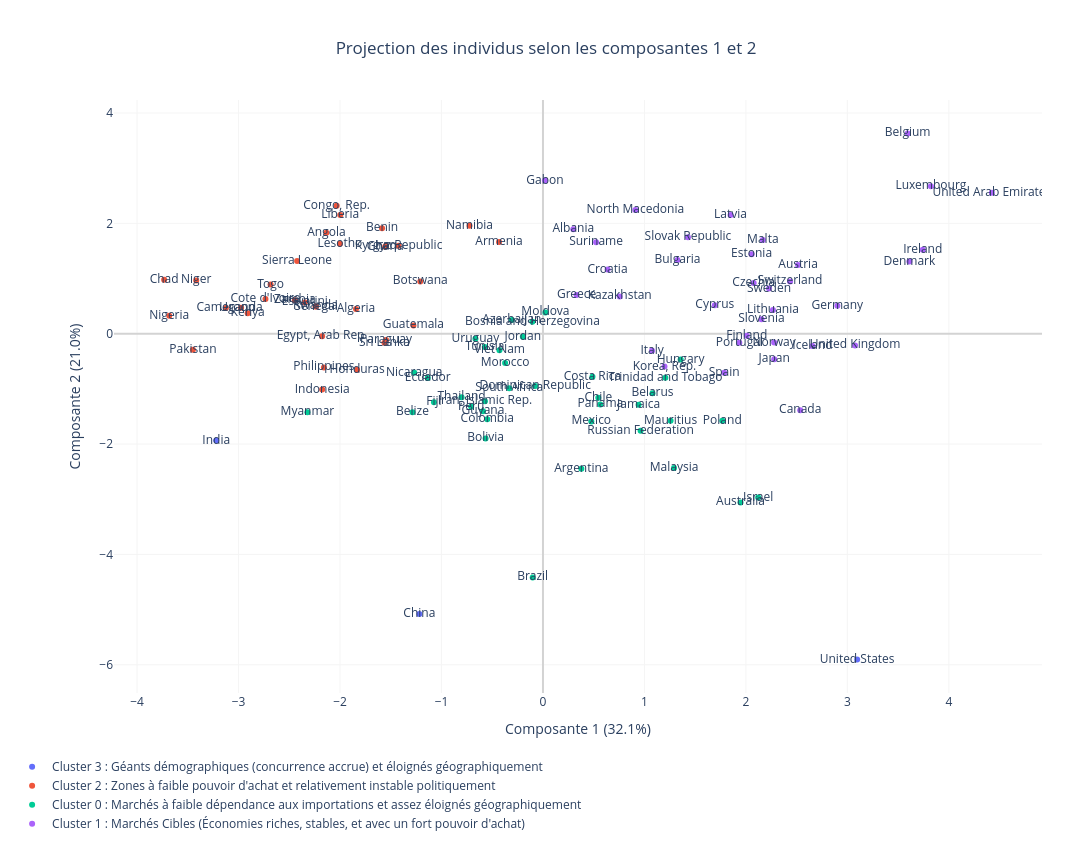

The notebook cell saved with this chart:
### Code cell
# # Définition d'un dictionnaire pour nommer les clusters de manière plus parlante
noms_clusters = {
    0: "Cluster 0 : Marchés à faible dépendance aux importations et assez éloignés géographiquement",
    1: "Cluster 1 : Marchés Cibles (Économies riches, stables, et avec un fort pouvoir d'achat)",
    2: "Cluster 2 : Zones à faible pouvoir d'achat et relativement instable politiquement",
    3: "Cluster 3 : Géants démographiques (concurrence accrue) et éloignés géographiquement",
}

df['KCluster4'] = df['Cluster4'].map(noms_clusters)

df['F1'] = X_projected[:, 0]
df['F2'] = X_projected[:, 1]

fig_projection_categ = px.scatter(
    df, 
    x='F1', 
    y='F2', 
    color='KCluster4', 
    hover_name='Zone',
    text='Zone',
    template='plotly_white')
fig_projection_categ.update_layout(
    width=1400,
    height=850,
    title={
        'text': "Projection des individus selon les composantes 1 et 2",
        'y':0.95,
        'x':0.5,
        'xanchor': 'center',
        'yanchor': 'top'
        },
    xaxis=dict(
        title=f"Composante 1 ({variance_expliquee[0]:.1f}%)",
        zeroline=True, zerolinewidth=2, zerolinecolor='LightGrey', 
        showgrid=True,
        gridcolor='whitesmoke'
    ),
    yaxis=dict(
        title=f"Composante 2 ({variance_expliquee[1]:.1f}%)",
        zeroline=True, zerolinewidth=2, zerolinecolor='LightGrey', 
        showgrid=True,
        gridcolor='whitesmoke'
    ),
    legend=dict(
        orientation="h",
        xanchor="center",
        x=0.2,
        maxheight=0.35,
        title_text=""
    ),
    margin=dict(l=50, r=50, b=50, t=100)
)
fig_projection_categ.show()

### Figure 1 — Plotly figure (JSON) as saved in the notebook; plotly's stock layout.template omitted (floating-point values rounded to 4 significant figures)
{"data": [{"hovertemplate": "<b>%{hovertext}</b><br><br>KCluster4=Cluster 3 : Géants démographiques (concurrence accrue) et éloignés géographiquement<br>F1=%{x}<br>F2=%{y}<br>Zone=%{text}<extra></extra>", "hovertext": ["China", "India", "United States"], "legendgroup": "Cluster 3 : Géants démographiques (concurrence accrue) et éloignés géographiquement", "marker": {"color": "#636efa", "symbol": "circle"}, "mode": "markers+text", "name": "Cluster 3 : Géants démographiques (concurrence accrue) et éloignés géographiquement", "orientation": "v", "showlegend": true, "text": ["China", "India", "United States"], "type": "scatter", "x": [-1.218, -3.22, 3.096], "xaxis": "x", "y": [-5.08, -1.935, -5.906], "yaxis": "y"}, {"hovertemplate": "<b>%{hovertext}</b><br><br>KCluster4=Cluster 2 : Zones à faible pouvoir d'achat et relativement instable politiquement<br>F1=%{x}<br>F2=%{y}<br>Zone=%{text}<extra></extra>", "hovertext": ["Indonesia", "Pakistan", "Nigeria", "Philippines", "Egypt, Arab Rep.", "Kenya", "Algeria", "Uganda", "Iraq", "Angola", "Ghana", "Cameroon", "Cote d'Ivoire", "Niger", "Sri Lanka", "Guatemala", "Zambia", "Senegal", "Chad", "Rwanda", "Benin", "Honduras", "Togo", "Sierra Leone", "Paraguay", "Kyrgyz Republic", "Congo, Rep.", "Liberia", "Armenia", "Namibia", "Botswana", "Lesotho", "Eswatini"], "legendgroup": "Cluster 2 : Zones à faible pouvoir d'achat et relativement instable politiquement", "marker": {"color": "#EF553B", "symbol": "circle"}, "mode": "markers+text", "name": "Cluster 2 : Zones à faible pouvoir d'achat et relativement instable politiquement", "orientation": "v", "showlegend": true, "text": ["Indonesia", "Pakistan", "Nigeria", "Philippines", "Egypt, Arab Rep.", "Kenya", "Algeria", "Uganda", "Iraq", "Angola", "Ghana", "Cameroon", "Cote d'Ivoire", "Niger", "Sri Lanka", "Guatemala", "Zambia", "Senegal", "Chad", "Rwanda", "Benin", "Honduras", "Togo", "Sierra Leone", "Paraguay", "Kyrgyz Republic", "Congo, Rep.", "Liberia", "Armenia", "Namibia", "Botswana", "Lesotho", "Eswatini"], "type": "scatter", "x": [-2.176, -3.45, -3.683, -2.159, -2.176, -2.91, -1.842, -2.975, -1.547, -2.134, -1.555, -3.125, -2.735, -3.417, -1.562, -1.277, -2.445, -2.237, -3.733, -2.242, -1.585, -1.832, -2.684, -2.423, -1.546, -1.423, -2.033, -1.998, -0.4329, -0.7238, -1.209, -2.001, -2.347], "xaxis": "x", "y": [-1.012, -0.2922, 0.3247, -0.611, -0.04484, 0.3718, 0.4494, 0.4718, 1.596, 1.829, 1.576, 0.4671, 0.6275, 0.9654, -0.1614, 0.1506, 0.6054, 0.4932, 0.9774, 0.4943, 1.911, -0.6523, 0.8913, 1.318, -0.1149, 1.596, 2.32, 2.152, 1.661, 1.957, 0.9479, 1.633, 0.5681], "yaxis": "y"}, {"hovertemplate": "<b>%{hovertext}</b><br><br>KCluster4=Cluster 0 : Marchés à faible dépendance aux importations et assez éloignés géographiquement<br>F1=%{x}<br>F2=%{y}<br>Zone=%{text}<extra></extra>", "hovertext": ["Brazil", "Russian Federation", "Mexico", "Viet Nam", "Iran, Islamic Rep.", "Thailand", "South Africa", "Myanmar", "Colombia", "Argentina", "Poland", "Morocco", "Peru", "Malaysia", "Australia", "Chile", "Ecuador", "Tunisia", "Bolivia", "Dominican Republic", "Azerbaijan", "Jordan", "Hungary", "Belarus", "Israel", "Nicaragua", "Costa Rica", "Panama", "Moldova", "Uruguay", "Bosnia and Herzegovina", "Jamaica", "Trinidad and Tobago", "Mauritius", "Fiji", "Guyana", "Belize"], "legendgroup": "Cluster 0 : Marchés à faible dépendance aux importations et assez éloignés géographiquement", "marker": {"color": "#00cc96", "symbol": "circle"}, "mode": "markers+text", "name": "Cluster 0 : Marchés à faible dépendance aux importations et assez éloignés géographiquement", "orientation": "v", "showlegend": true, "text": ["Brazil", "Russian Federation", "Mexico", "Viet Nam", "Iran, Islamic Rep.", "Thailand", "South Africa", "Myanmar", "Colombia", "Argentina", "Poland", "Morocco", "Peru", "Malaysia", "Australia", "Chile", "Ecuador", "Tunisia", "Bolivia", "Dominican Republic", "Azerbaijan", "Jordan", "Hungary", "Belarus", "Israel", "Nicaragua", "Costa Rica", "Panama", "Moldova", "Uruguay", "Bosnia and Herzegovina", "Jamaica", "Trinidad and Tobago", "Mauritius", "Fiji", "Guyana", "Belize"], "type": "scatter", "x": [-0.1013, 0.9621, 0.4764, -0.4287, -0.5719, -0.8024, -0.332, -2.322, -0.5491, 0.3784, 1.767, -0.3732, -0.7076, 1.292, 1.947, 0.5455, -1.136, -0.5732, -0.5654, -0.07714, -0.3069, -0.1987, 1.357, 1.079, 2.121, -1.269, 0.4879, 0.5653, 0.02434, -0.6652, -0.1043, 0.9422, 1.206, 1.258, -1.074, -0.5913, -1.286], "xaxis": "x", "y": [-4.417, -1.758, -1.589, -0.3002, -1.224, -1.152, -0.9886, -1.423, -1.552, -2.447, -1.579, -0.5322, -1.323, -2.433, -3.057, -1.16, -0.8016, -0.2411, -1.897, -0.947, 0.2476, -0.05605, -0.4682, -1.077, -2.969, -0.7079, -0.7802, -1.282, 0.3857, -0.08874, 0.2177, -1.286, -0.7988, -1.575, -1.24, -1.405, -1.423], "yaxis": "y"}, {"hovertemplate": "<b>%{hovertext}</b><br><br>KCluster4=Cluster 1 : Marchés Cibles (Économies riches, stables, et avec un fort pouvoir d'achat)<br>F1=%{x}<br>F2=%{y}<br>Zone=%{text}<extra></extra>", "hovertext": ["Japan", "Germany", "United Kingdom", "Italy", "Korea, Rep.", "Spain", "Canada", "Kazakhstan", "Belgium", "Czechia", "Greece", "Portugal", "Sweden", "United Arab Emirates", "Austria", "Switzerland", "Bulgaria", "Denmark", "Finland", "Slovak Republic", "Norway", "Ireland", "Croatia", "Albania", "Lithuania", "North Macedonia", "Slovenia", "Gabon", "Latvia", "Estonia", "Cyprus", "Luxembourg", "Suriname", "Malta", "Iceland"], "legendgroup": "Cluster 1 : Marchés Cibles (Économies riches, stables, et avec un fort pouvoir d'achat)", "marker": {"color": "#ab63fa", "symbol": "circle"}, "mode": "markers+text", "name": "Cluster 1 : Marchés Cibles (Économies riches, stables, et avec un fort pouvoir d'achat)", "orientation": "v", "showlegend": true, "text": ["Japan", "Germany", "United Kingdom", "Italy", "Korea, Rep.", "Spain", "Canada", "Kazakhstan", "Belgium", "Czechia", "Greece", "Portugal", "Sweden", "United Arab Emirates", "Austria", "Switzerland", "Bulgaria", "Denmark", "Finland", "Slovak Republic", "Norway", "Ireland", "Croatia", "Albania", "Lithuania", "North Macedonia", "Slovenia", "Gabon", "Latvia", "Estonia", "Cyprus", "Luxembourg", "Suriname", "Malta", "Iceland"], "type": "scatter", "x": [2.279, 2.901, 3.075, 1.075, 1.197, 1.786, 2.535, 0.7562, 3.594, 2.077, 0.3311, 1.935, 2.227, 4.424, 2.514, 2.435, 1.326, 3.611, 2.008, 1.429, 2.278, 3.743, 0.6365, 0.2989, 2.266, 0.9107, 2.153, 0.01938, 1.848, 2.056, 1.694, 3.823, 0.5233, 2.167, 2.656], "xaxis": "x", "y": [-0.4616, 0.505, -0.2129, -0.3075, -0.595, -0.7059, -1.388, 0.6753, 3.631, 0.92, 0.7033, -0.1652, 0.8193, 2.557, 1.247, 0.9481, 1.335, 1.307, -0.03495, 1.751, -0.1604, 1.523, 1.163, 1.893, 0.4284, 2.242, 0.264, 2.776, 2.15, 1.443, 0.5168, 2.675, 1.66, 1.701, -0.2207], "yaxis": "y"}], "layout": {"height": 850, "legend": {"maxheight": 0.35, "orientation": "h", "title": {"text": ""}, "tracegroupgap": 0, "x": 0.2, "xanchor": "center"}, "margin": {"b": 50, "l": 50, "r": 50, "t": 100}, "title": {"text": "Projection des individus selon les composantes 1 et 2", "x": 0.5, "xanchor": "center", "y": 0.95, "yanchor": "top"}, "width": 1400, "xaxis": {"anchor": "y", "domain": [0, 1], "gridcolor": "whitesmoke", "showgrid": true, "title": {"text": "Composante 1 (32.1%)"}, "zeroline": true, "zerolinecolor": "LightGrey", "zerolinewidth": 2}, "yaxis": {"anchor": "x", "domain": [0, 1], "gridcolor": "whitesmoke", "showgrid": true, "title": {"text": "Composante 2 (21.0%)"}, "zeroline": true, "zerolinecolor": "LightGrey", "zerolinewidth": 2}}}
